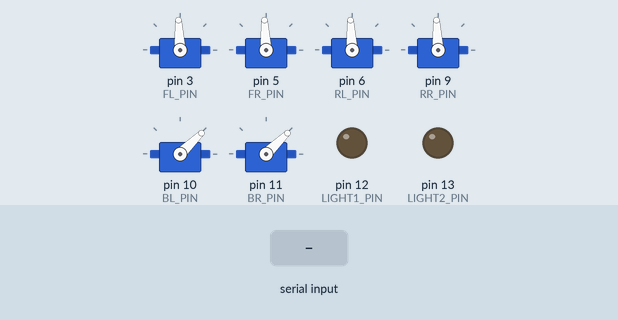
The sketch below on a simulated Arduino Uno, built with avr-gcc and run on an emulated ATmega328P. On the bench: 6 × servo, output pins drawn as LEDs (lit = HIGH). Inputs (shaded band) come from the test bench.

Above: at 3.2 s.
3.3 s: "True,1\n" received over Serial
At 3.8 s:
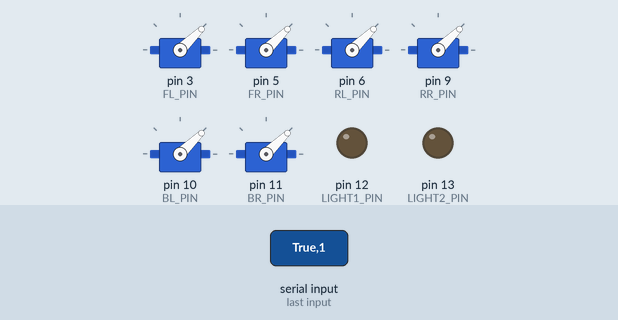
4.8 s: "True,150\n" received over Serial
At 6.0 s:
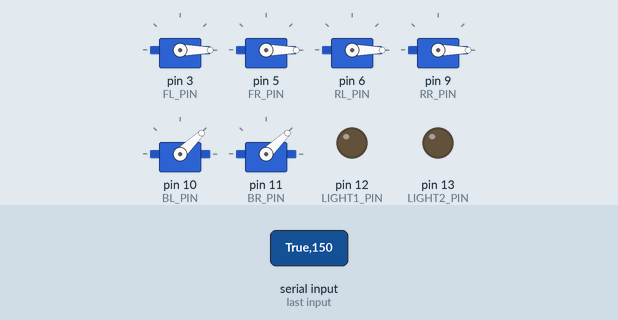
6.3 s: "1,90\n" received over Serial
At 7.2 s:
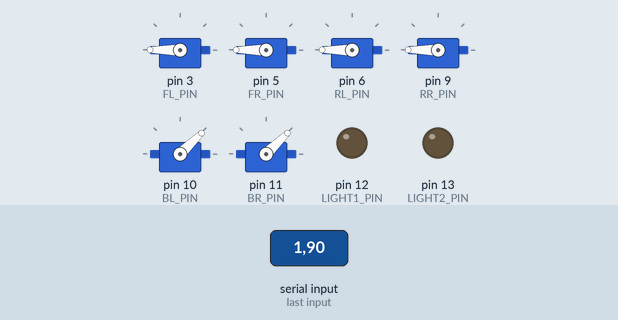
7.8 s: "True\n" received over Serial
At 8.3 s:
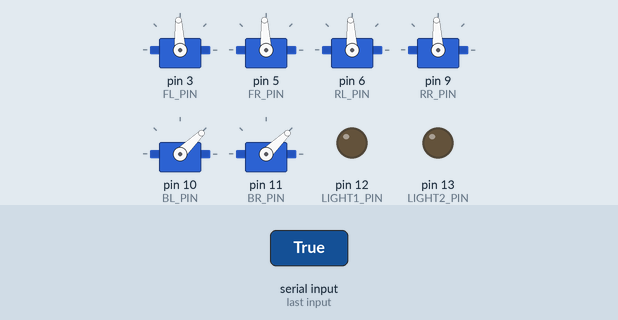
9.3 s: "90,45,200\n" received over Serial
At 9.6 s:
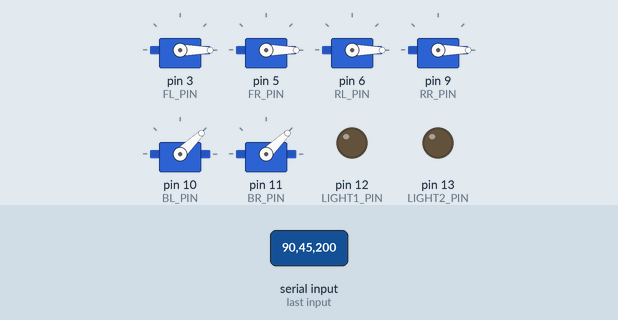
Timing chart, 0 to 11.8 s (numbered marks = the images above; inputs shaded):
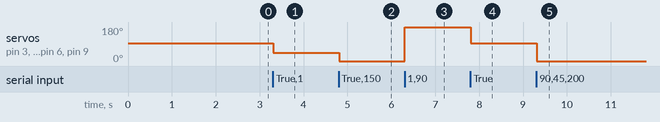

The sketch:

working_code.ino
```cpp
#include <Servo.h>

Servo FL, FR, RL, RR, BL, BR;

const int FL_PIN = 3;
const int FR_PIN = 5;
const int RL_PIN = 6;
const int RR_PIN = 9;
const int BL_PIN = 10;
const int BR_PIN = 11;

const int LIGHT1_PIN = 12;
const int LIGHT2_PIN = 13;


void setup() {
  FL.attach(FL_PIN);
  FR.attach(FR_PIN);
  RL.attach(RL_PIN);
  RR.attach(RR_PIN);
  BL.attach(BL_PIN);
  BR.attach(BR_PIN);

  pinMode(LIGHT1_PIN, OUTPUT);
  pinMode(LIGHT2_PIN, OUTPUT);
  stopMotors();
  turnOffLights();
  delay(2000);

  Serial.begin(9600);
}

void loop() {
  if (Serial.available() > 0) {
    // Read the incoming data
    String data = Serial.readStringUntil('\n');

    // Process the received data
    String strings[6];
    int index = 0;
    char *ptr = strtok((char *)data.c_str(), ",");
    while (ptr != NULL && index < 6) {
      strings[index] = ptr;
      ptr = strtok(NULL, ",");
      index++;
    }

    float x = atof(strings[1].c_str());

    if ((-0.01 > x) || (x > 0.01)) {
      int xsignal = mapFloat(x, -1.00, 1.00, 2000, 1000);
      motor4_value(xsignal);
    } else {
      motors4_middle();
    }


    float y = atof(strings[3].c_str());

    if (y > 0.01) {
      int ysignal = mapFloat(y, 0.00, 1.00, 1000, 2000);
      motor2_value(ysignal);
    } else {
      motors2_off();
    }


if (strings[4] == "True") {
      // Toggle the LED
      digitalWrite(LIGHT1_PIN, !digitalRead(LIGHT1_PIN));
      delay(500); // Add a delay for visibility (optional)
    }
    if (strings[5] == "True") {
      // Toggle the LED
      digitalWrite(LIGHT2_PIN, !digitalRead(LIGHT2_PIN));
      delay(500); // Add a delay for visibility (optional)
    }


  }
}

int mapFloat(float x, float in_min, float in_max, int out_min, int out_max) {
  return (x - in_min) * (out_max - out_min) / (in_max - in_min) + out_min;
}

void motors4_middle() {
  FL.writeMicroseconds(1500);
  FR.writeMicroseconds(1500);
  RL.writeMicroseconds(1500);
  RR.writeMicroseconds(1500);
}

void motors2_off() {
  BL.writeMicroseconds(1000);
  BR.writeMicroseconds(1000);
}

void motor4_value(int x) {
  FL.writeMicroseconds(x);
  FR.writeMicroseconds(x);
  RL.writeMicroseconds(x);
  RR.writeMicroseconds(x);
}
void motor2_value(int x) {
  BL.writeMicroseconds(x);
  BR.writeMicroseconds(x);
}

void stopMotors() {
  FL.writeMicroseconds(1500);
  FR.writeMicroseconds(1500);
  RL.writeMicroseconds(1500);
  RR.writeMicroseconds(1500);
  BL.writeMicroseconds(1000);
  BR.writeMicroseconds(1000);
}

void turnOffLights() {
  digitalWrite(LIGHT1_PIN, LOW);
  digitalWrite(LIGHT2_PIN, LOW);
}
```

Measured:
- after the input at 3.3 s, servo on pin 3 (FL_PIN), servo on pin 5 (FR_PIN), servo on pin 6 (RL_PIN), servo on pin 9 (RR_PIN): 93° → 44° at once
- after the input at 4.8 s, servo on pin 3 (FL_PIN), servo on pin 5 (FR_PIN), servo on pin 6 (RL_PIN), servo on pin 9 (RR_PIN): 44° → 0° at once
- after the input at 6.3 s, servo on pin 3 (FL_PIN), servo on pin 5 (FR_PIN), servo on pin 6 (RL_PIN), servo on pin 9 (RR_PIN): 0° → 180° at once
- after the input at 7.8 s, servo on pin 3 (FL_PIN), servo on pin 5 (FR_PIN), servo on pin 6 (RL_PIN), servo on pin 9 (RR_PIN): 180° → 93° at once
- after the input at 9.3 s, servo on pin 3 (FL_PIN), servo on pin 5 (FR_PIN), servo on pin 6 (RL_PIN), servo on pin 9 (RR_PIN): 93° → 0° at once
